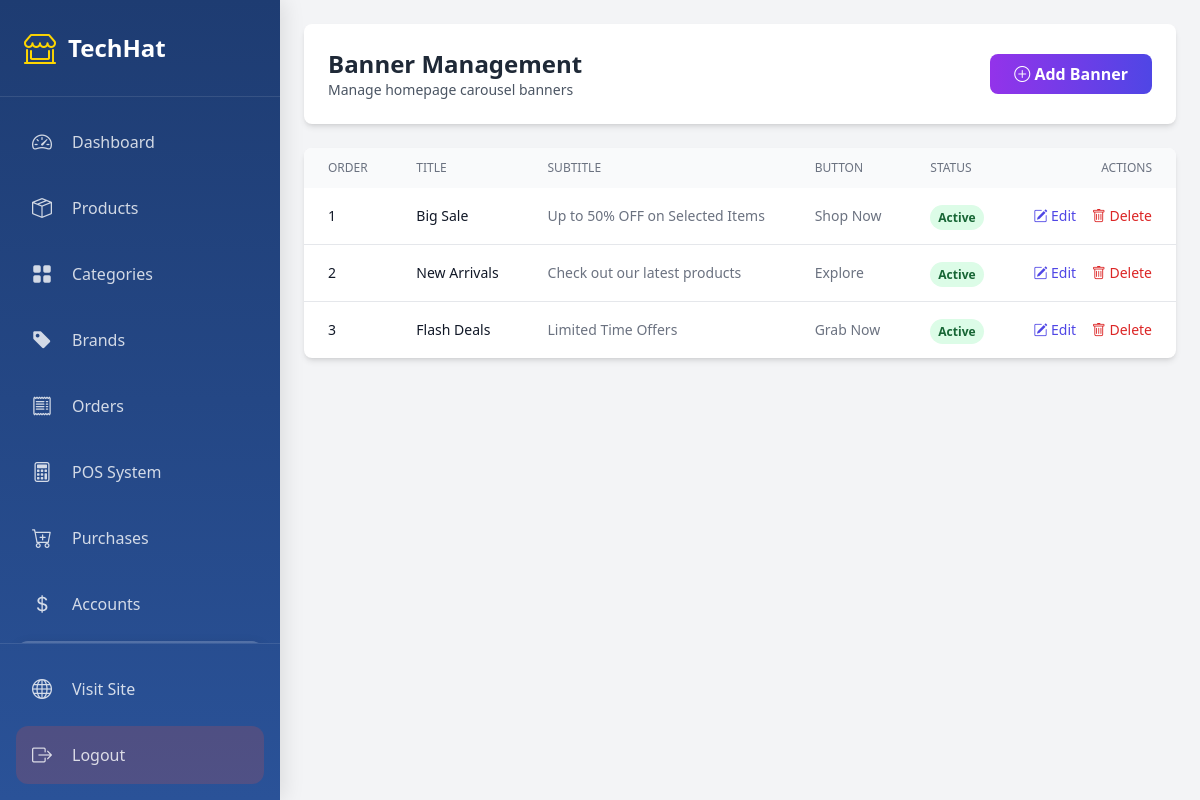
The page /admin/banners.php (signed in) on the database its author committed.
### tables this page shows
CREATE TABLE IF NOT EXISTS `banner_images` (
  `id` int(11) NOT NULL AUTO_INCREMENT,
  `image_path` varchar(255) NOT NULL,
  `title` varchar(200) DEFAULT NULL,
  `subtitle` varchar(300) DEFAULT NULL,
  `link_url` varchar(255) DEFAULT NULL,
  `button_text` varchar(100) DEFAULT NULL,
  `is_active` tinyint(1) DEFAULT 1,
  `display_order` int(11) DEFAULT 0,
  `created_at` timestamp NOT NULL DEFAULT CURRENT_TIMESTAMP,
  PRIMARY KEY (`id`)
);

### admin/banners.php (the view, shortened to what this page needs)
<?php
require_once '../core/auth.php';
$banners = $pdo->query("SELECT * FROM banner_images ORDER BY display_order ASC")->fetchAll();
?>
<!DOCTYPE html>
<html lang="en">
<head>
    <script src="https://cdn.tailwindcss.com"></script>
    <link rel="stylesheet" href="https://cdn.jsdelivr.net/npm/bootstrap-icons@1.11.1/font/bootstrap-icons.css">
</head>
<body class="bg-gray-100">
    <?php include 'partials/sidebar.php'; ?>
    <div class="admin-content ml-0 md:ml-64 p-6">
        <div class="max-w-6xl mx-auto">
            <div class="bg-white rounded-lg shadow-md p-6 mb-6 flex justify-between items-center">
                <div>
                    <h1 class="text-2xl font-bold text-gray-800">Banner Management</h1>
                    <p class="text-gray-600 text-sm">Manage homepage carousel banners</p>
                </div>
                <button onclick="document.getElementById('addModal').classList.remove('hidden')"
                        class="bg-gradient-to-r from-purple-600 to-indigo-600 text-white px-6 py-2 rounded-lg font-semibold hover:shadow-lg">
                    <i class="bi bi-plus-circle"></i> Add Banner
                </button>
            </div>
            <div class="bg-white rounded-lg shadow-md overflow-hidden">
                <table class="w-full">
                    <thead class="bg-gray-50">
                        <tr>
                            <th class="px-6 py-3 text-left text-xs font-medium text-gray-500 uppercase">Order</th>
                            <th class="px-6 py-3 text-left text-xs font-medium text-gray-500 uppercase">Title</th>
                            <th class="px-6 py-3 text-left text-xs font-medium text-gray-500 uppercase">Subtitle</th>
                            <th class="px-6 py-3 text-left text-xs font-medium text-gray-500 uppercase">Button</th>
                            <th class="px-6 py-3 text-left text-xs font-medium text-gray-500 uppercase">Status</th>
                            <th class="px-6 py-3 text-right text-xs font-medium text-gray-500 uppercase">Actions</th>
                        </tr>
                    </thead>
                    <tbody class="divide-y divide-gray-200">
                        <?php foreach($banners as $banner): ?>
                        <tr class="hover:bg-gray-50">
                            <td class="px-6 py-4 whitespace-nowrap text-sm font-medium text-gray-900">
                                <?php echo $banner['display_order']; ?>
                            </td>
                            <td class="px-6 py-4 whitespace-nowrap text-sm text-gray-900">
                                <?php echo htmlspecialchars($banner['title']); ?>
                            </td>
                            <td class="px-6 py-4 text-sm text-gray-500">
                                <?php echo htmlspecialchars($banner['subtitle']); ?>
                            </td>
                            <td class="px-6 py-4 whitespace-nowrap text-sm text-gray-500">
                                <?php echo htmlspecialchars($banner['button_text']); ?>
                            </td>
                            <td class="px-6 py-4 whitespace-nowrap">
                                <?php if($banner['is_active']): ?>
                                <span class="px-2 py-1 text-xs font-semibold rounded-full bg-green-100 text-green-800">
                                    Active
                                </span>
                                <?php else: ?>
                                <span class="px-2 py-1 text-xs font-semibold rounded-full bg-gray-100 text-gray-800">
                                    Inactive
                                </span>
                                <?php endif; ?>
                            </td>
                            <td class="px-6 py-4 whitespace-nowrap text-right text-sm font-medium">
                                <button onclick='editBanner(<?php echo json_encode($banner); ?>)'
                                        class="text-indigo-600 hover:text-indigo-900 mr-3">
                                    <i class="bi bi-pencil-square"></i> Edit
                                </button>
                                <a href="?delete=<?php echo $banner['id']; ?>"
                                   onclick="return confirm('Delete this banner?')"
                                   class="text-red-600 hover:text-red-900">
                                    <i class="bi bi-trash"></i> Delete
                                </a>
                            </td>
                        </tr>
                        <?php endforeach; ?>
                    </tbody>
                </table>
            </div>
        </div>
    </div>
</body>
</html>

### admin/partials/sidebar.php (style rules this page uses)
.admin-content { margin-left: 280px; transition: margin-left 0.3s cubic-bezier(0.4, 0, 0.2, 1); }

### rows shown on the page
banner_images: display_order "1", title "Big Sale", subtitle "Up to 50% OFF on Selected Items", button_text "Shop Now", is_active "Active"
banner_images: display_order "2", title "New Arrivals", subtitle "Check out our latest products", button_text "Explore", is_active "Active"
banner_images: display_order "3", title "Flash Deals", subtitle "Limited Time Offers", button_text "Grab Now", is_active "Active"

### other values the page prints
$item['label'] "Dashboard"
$item['label'] "Products"
$item['label'] "Categories"
$item['label'] "Brands"
$item['label'] "Orders"
$item['label'] "POS System"
$item['label'] "Purchases"
$item['label'] "Accounts"
